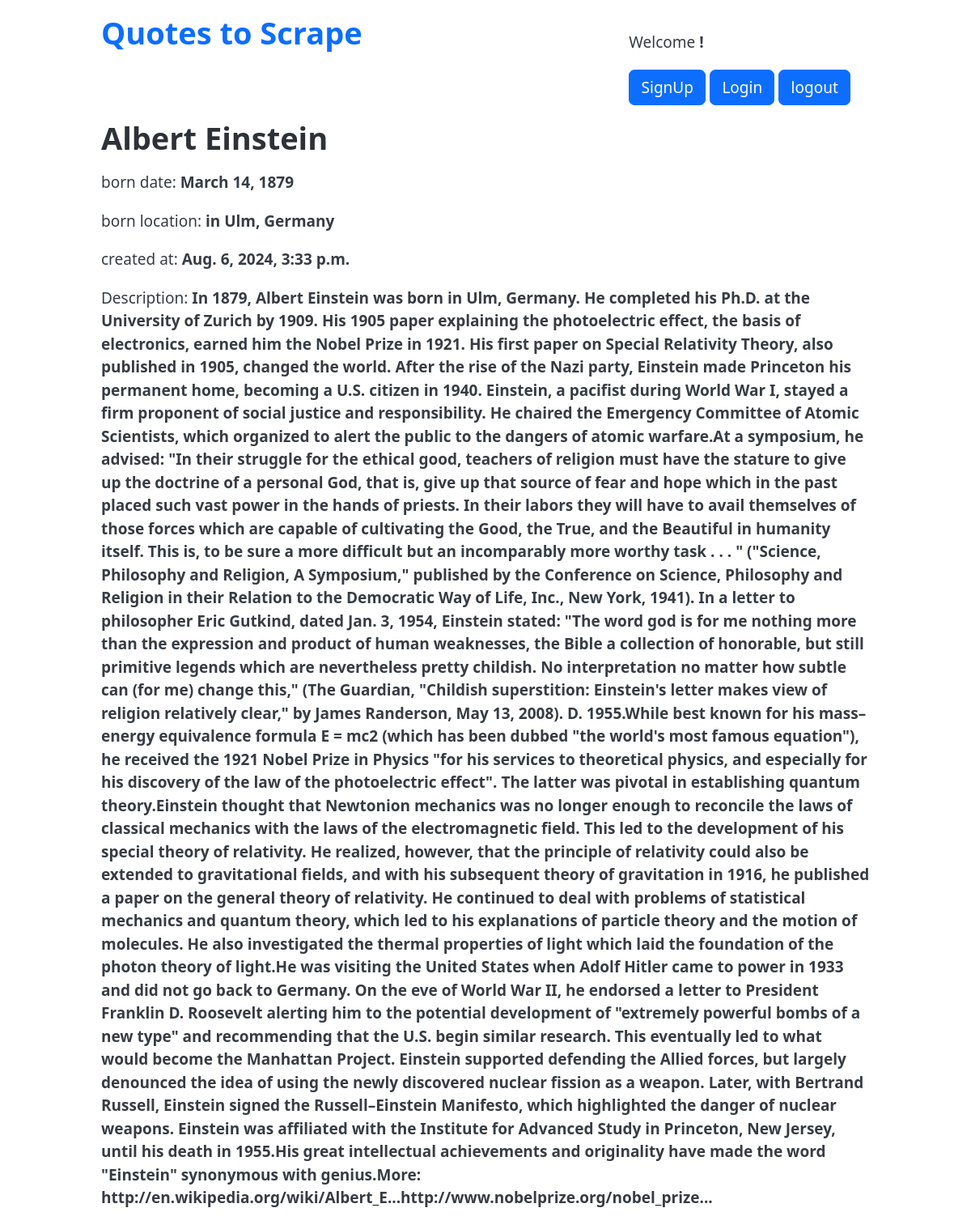
Page /detail_author/1 on the committed database.
### quoteapp/models.py (models this page shows)
class Quote(models.Model):
    quote = models.TextField()
    tags = models.ManyToManyField(Tag)
    author = models.ForeignKey(Author, on_delete=models.CASCADE, default=None, null=True)
    created_at = models.DateTimeField(auto_now_add=True)

class Author(models.Model):
    fullname = models.CharField(max_length=50)
    born_date = models.CharField(max_length=50)
    born_location = models.CharField(max_length=150)
    description = models.TextField()
    created_at = models.DateTimeField(auto_now_add=True)

### quoteapp/views.py (the view)
# urls.py: path('detail_author/<int:quote_id>', views.detail_author, name="detail_author"),
def detail_author(request, quote_id):
    quote = get_object_or_404(Quote, pk=quote_id)
    return render(request, 'quoteapp/detail_author.html', {"quote": quote})

### quoteapp/templates/quoteapp/detail_author.html
{% extends "quoteapp/base.html" %} {% load extract_tags %} {% block content %}
<h1>{{quote.author.fullname}}</h1>
<p>born date: <b>{{quote.author.born_date}}</b></p>
<p>born location: <b>{{quote.author.born_location}}</b></p>
<p>created at: <b>{{quote.author.created_at}}</b></p>
<p>Description: <b>{{quote.author.description}}</b></p>
{% endblock %}

### rows in the picture
Quote: author.fullname "Albert Einstein", author.born_date "March 14, 1879", author.born_location "in Ulm, Germany", author.created_at "Aug. 6, 2024, 3:33 p.m.", author.description "In 1879, Albert Einstein was born in Ulm, Germany. He completed his Ph.D. at the University of Zurich by 1909. His 1905 paper explaining the photoelectric effect, the basis of electronics, earned him the Nobel Prize in 1921. His first paper on Special Relativity Theory, also published in 1905, changed the world. After the rise of the Nazi party, Einstein made Princeton his permanent home, becoming a U.S. citizen in 1940. Einstein, a pacifist during World War I, stayed a firm proponent of social justice and responsibility. He chaired the Emergency Committee of Atomic Scientists, which organized to alert the public to the dangers of atomic warfare.At a symposium, he advised: \"In their…"
